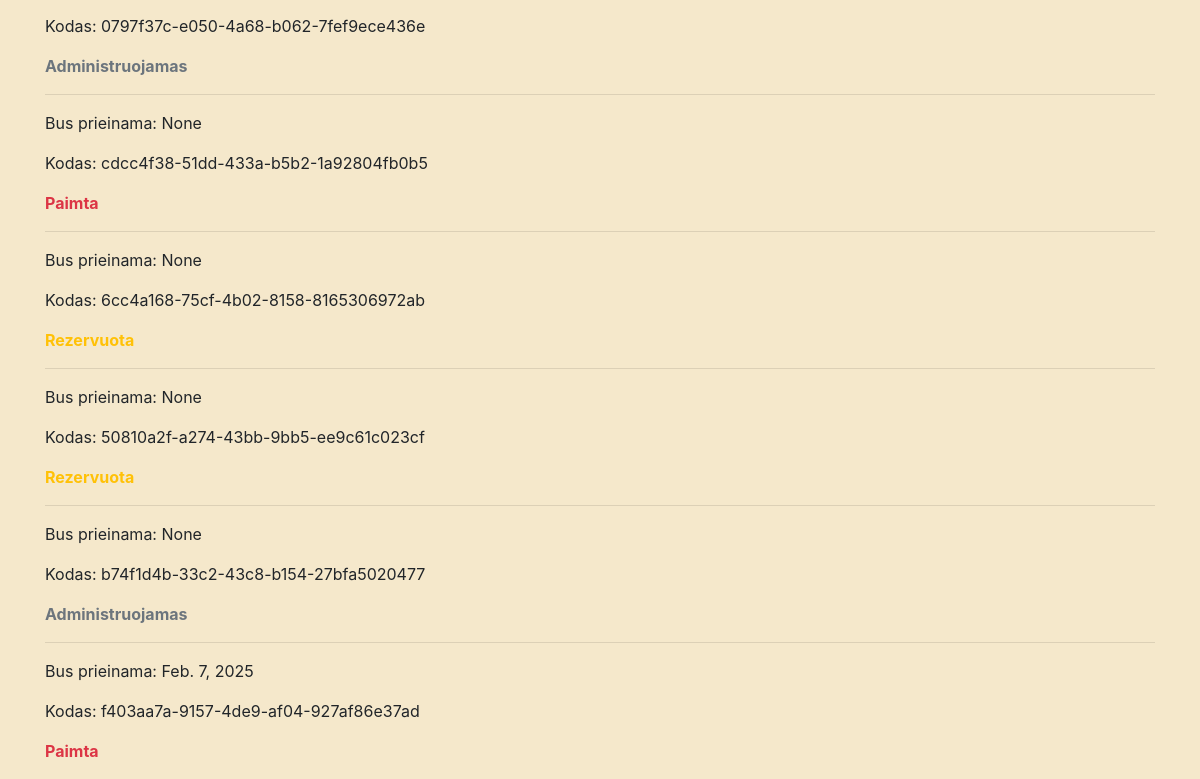
Page /library/books/3 (lower part) on the earlier database version.
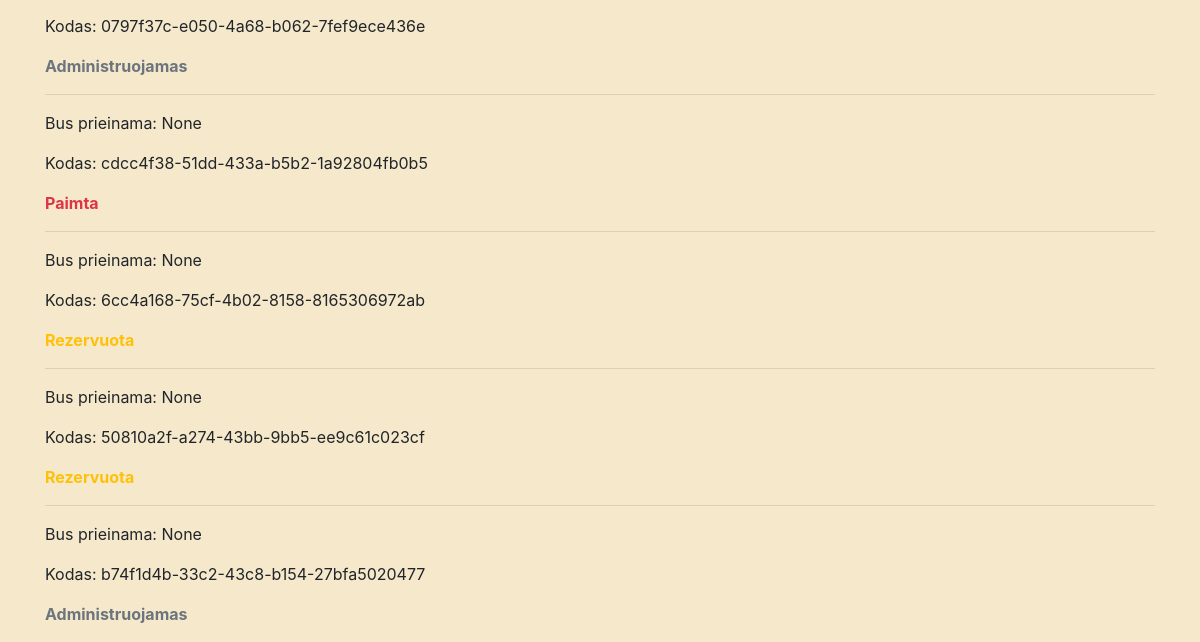
Same page on the later database version.
### library/models.py (models this page shows, shortened)
class BookInstance(models.Model):
    id = models.UUIDField(primary_key=True, default=uuid.uuid4)
    due_back = models.DateField('Bus prieinama', null=True, blank=True)  # blank - dirba su Django forms
    book = models.ForeignKey(Book, on_delete=models.CASCADE)
    reader = models.ForeignKey(User, on_delete=models.SET_NULL, null=True, blank=True)
    LOAN_STATUS = (
        ('a', 'Administruojamas'),
        ('p', 'Paimta'),
        ('g', 'Galima paimti'),
        ('r', 'Rezervuota')
    )
    status = models.CharField('Statusas',
                              max_length=1,
                              choices=LOAN_STATUS,
                              default='a',
                              blank=True,
                              help_text='Knygos egzemplioriaus statusas')

### library/views.py (the view, shortened to what this page needs)
# urls.py: path('books/<int:pk>', views.BookDetailView.as_view(), name='book-one'),
class BookDetailView(generic.edit.FormMixin, generic.DetailView):
    model = Book
    context_object_name = 'book'  # book - standartinis kintamojo template pavadinimas,sukuriamas django
    template_name = 'book.html'
    form_class = BookReviewForm

### library/models.py (called while the page is built)
    def __str__(self):
        return f'{self.last_name} {self.first_name}'

    def display_genres(self):
        res = ', '.join(elem.name for elem in self.genres.all()[:3])
        return res

    def __str__(self):
        return f"{self.title}"

### library/templates/book.html (shortened to what this page needs)
{% extends 'base.html' %}
{% load static %}
{% block content %}
{% for bookinstance in book.bookinstance_set.all  %}
    <hr/>
    <p>Bus prieinama: {{ bookinstance.due_back }}</p>
    <p>Kodas: {{ bookinstance.id }} </p>
    <p class="{% if bookinstance.status == 'g' %} text-success
              {% elif bookinstance.status == 'r' %} text-warning
              {% elif bookinstance.status == 'p' %} text-danger
              {% else %} text-muted
              {% endif %}"><b>{{ bookinstance.get_status_display }}</b></p>
{% endfor %}
{% endblock %}

Differences in the rows shown:
removed BookInstance: due_back "Feb. 7, 2025", id "f403aa7a-9157-4de9-af04-927af86e37ad", status "Paimta"
